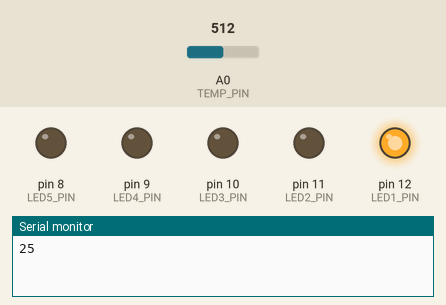
This sketch was run on a simulated Arduino Uno, built with avr-gcc and run on an emulated ATmega328P. Parts: output pins drawn as LEDs (lit = HIGH), the last lines printed to the serial monitor. The inputs (shaded band) are chosen by the test bench; at power-on: A0 (TEMP_PIN) = 512.

Above: at 1.8 s.
1.9 s: A0 (TEMP_PIN) set to 541
At 2.3 s:
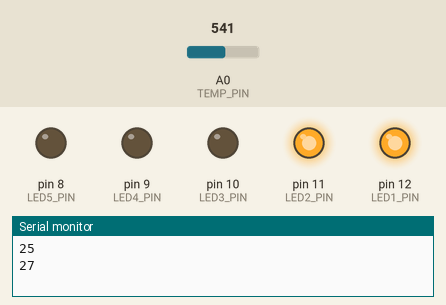
3.5 s: A0 (TEMP_PIN) set to 511
At 5.1 s:
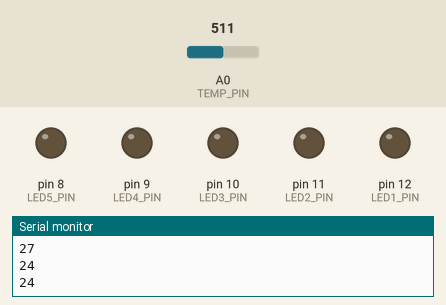
5.5 s: A0 (TEMP_PIN) set to 716
At 6.6 s:
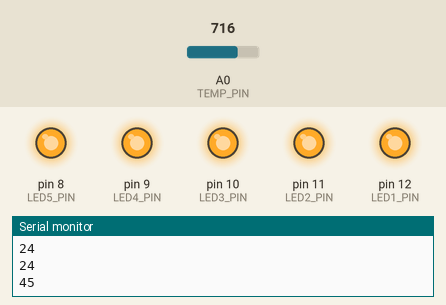
7.5 s: A0 (TEMP_PIN) set to 1006
9.2 s: A0 (TEMP_PIN) set to 1023
At 10.8 s:
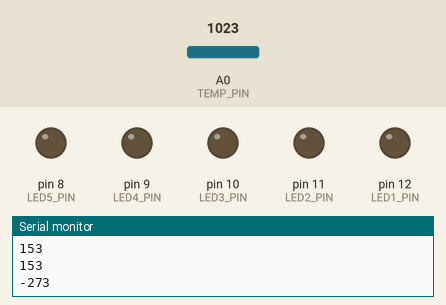
11.5 s: A0 (TEMP_PIN) set to 900
At 12.3 s:
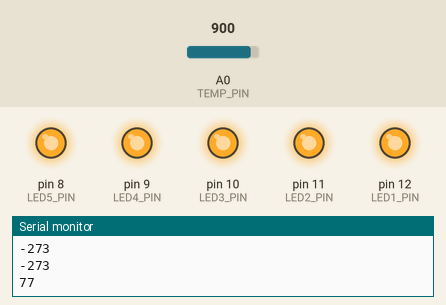
Timing chart, 0 to 14.5 s (numbered marks = the images above; inputs shaded):
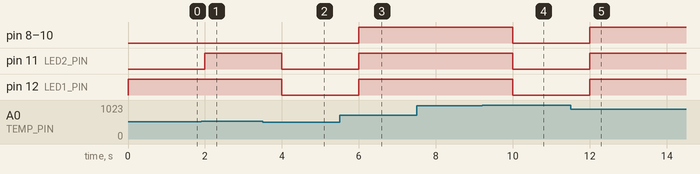

The sketch:

part1.ino
```cpp
/**
 * This program
 *
 * Work Packages 5: Exercise 2 - TEMPERATURE METER
 * DIT633 Development of embedded and Real-Time Systems
 *
 * Authors: William Andersson, Joshua Chiu Falck, Adam Faundez Laurokari, 2024
 * Group: 1
 * Submission code: 326798
 **/

// LED pins
#define LED1_PIN 12
#define LED2_PIN 11
#define LED3_PIN 10
#define LED4_PIN 9
#define LED5_PIN 8

// LED temperature thresholds
const int LED_THRESHOLDS[] = {25, 27, 29, 31, 33};

// Temperature sensor pin
#define TEMP_PIN A0

// Taken from course material:
// https://www.tinkercad.com/things/hqsDje5Qtdv?sharecode=CVIAWPHOUN6TuzFbgOV2ztOiFeXxdcmmXmHZHbqg57o
//
// Timer definitions
#define PRESCALER 1024        // Used for dictating speed of timer according to (timer speed (Hz)) = (Arduino clock speed (16MHz)) / prescaler
#define INTERRUPT_FREQ 1      // Define interrupt frequency
#define CLOCK_SPEED 16000000  // Clock speed of the Arduino Uno
#define TIMER1_MAX 65535      // Max counter value for timer1
#define TIMER1_LOW 257        // Lowest counter value for timer1

// Global variables for timer
int timer1 = 0;
int iCounter = 0;

void setup() {
    // Initialize LED pins
    pinMode(LED1_PIN, OUTPUT);
    pinMode(LED2_PIN, OUTPUT);
    pinMode(LED3_PIN, OUTPUT);
    pinMode(LED4_PIN, OUTPUT);
    pinMode(LED5_PIN, OUTPUT);

    pinMode(TEMP_PIN, INPUT);  // Initialize temperature sensor pin

    setup_timer_1();     // Setup timer
    Serial.begin(9600);  // Begin serial
}

void loop() {
}

// Taken from course material:
// https://www.tinkercad.com/things/hqsDje5Qtdv?sharecode=CVIAWPHOUN6TuzFbgOV2ztOiFeXxdcmmXmHZHbqg57o
//
// Original comment:
/*
 * This function sets up timer1 on an Arduino Uno
 * Built on top of: https://www.instructables.com/Arduino-Timer-Interrupts/
 * Sets timer1 interrupt at 1Hz = 1 second = 1 cycle per second
 */
void setup_timer_1() {
    cli();  // stop interrupts

    TCCR1A = 0;  // set entire TCCR1A register to 0
    TCCR1B = 0;  // same for TCCR1B
    TCNT1 = 0;   // initialize counter value to 0

    // calculate at which point to stop the counter and set to int:
    timer1 = (CLOCK_SPEED / (PRESCALER * INTERRUPT_FREQ)) - 1;
    // timer1 = (CLOCK_SPEED / (INTERRUPT_FREQ)) - 1;
    //  timer1 = 16 000 000 / 65535

    if (timer1 >= TIMER1_MAX) {                                                            // if value went above max value
        timer1 = TIMER1_MAX;                                                               // set timer to max allowed value
        Serial.println((String) "timer1 was set too high and was changed to: " + timer1);  // notify user
    } else if (timer1 <= TIMER1_LOW) {                                                     // if value went below lowest value
        timer1 = TIMER1_LOW;                                                               // set timer to max allowed value
        Serial.println((String) "timer1 was set too low and was changed to: " + timer1);   // notify user
    }

    OCR1A = timer1;                       // set compare match register for 1hz increments
    TCCR1B |= (1 << WGM12);               // turn on CTC mode
    TCCR1B |= (1 << CS12) | (1 << CS10);  // set CS10 and CS12 bits for 1024 prescaler
    TIMSK1 |= (1 << OCIE1A);              // enable timer compare interrupt

    sei();  // allow interrupts
}

// Interrupt service routine for timer1 compare match A
ISR(TIMER1_COMPA_vect) {
    cli();  // Disable interrupts

    // Read value from module connected at pin A0
    int V_input = analogRead(TEMP_PIN);
    // Calculate thermometer resistance by comparing it to the modules onboard 10K-ohm resistor
    float R_ohms = 10000 * (1023.0 / (float)V_input - 1.0);
    // Calculate temperature in Celsius
    int temp = (1.0 / (0.001129148 + (0.000234125 * log(R_ohms)) + 0.0000000876741 * log(R_ohms) * log(R_ohms) * log(R_ohms))) - 273.15;

    Serial.println(temp);  // Print temperature to serial monitor

    for (int i = 0; i < 5; i++) {  // Iterate over the LED pins

        // Turn on the LED if the temperature is above the threshold
        // 'LED1_PIN - i' is used to iterate over the LED pins, first LED is highest PIN (12), last LED is lowest PIN (8)
        // Ternary operator is used to set the LED to HIGH if the temperature is above the threshold, otherwise LOW
        digitalWrite(LED1_PIN - i, temp >= LED_THRESHOLDS[i] ? HIGH : LOW);
    }

    sei();  // Allow interrupts
}
```

Measured:
- the behaviour switches between 533 and 534 on A0 (TEMP_PIN) (found by bisection; images 0 and 1)
- the behaviour switches between 1022 and 1023 on A0 (TEMP_PIN) (found by bisection; images 3 and 4)
- after the input at 1.9 s, pin 11 (LED2_PIN): LOW → HIGH after 0.10 s
- after the input at 3.5 s, pin 11 (LED2_PIN), pin 12 (LED1_PIN): HIGH → LOW after 0.50 s
- after the input at 5.5 s, pin 8 (LED5_PIN), pin 9 (LED4_PIN), pin 10 (LED3_PIN), pin 11 (LED2_PIN), pin 12 (LED1_PIN): LOW → HIGH after 0.50 s
- after the input at 9.2 s, pin 8 (LED5_PIN), pin 9 (LED4_PIN), pin 10 (LED3_PIN), pin 11 (LED2_PIN), pin 12 (LED1_PIN): HIGH → LOW after 0.80 s
- after the input at 11.5 s, pin 8 (LED5_PIN), pin 9 (LED4_PIN), pin 10 (LED3_PIN), pin 11 (LED2_PIN), pin 12 (LED1_PIN): LOW → HIGH after 0.50 s
